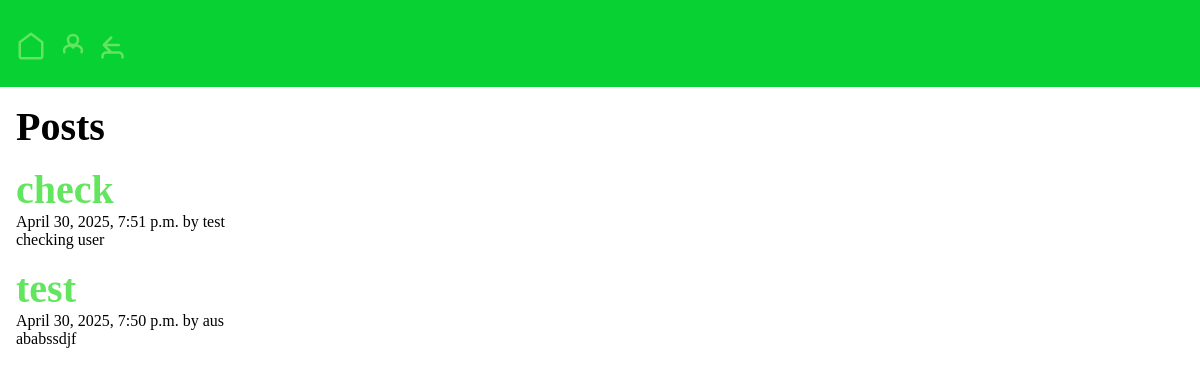
/posts/, run on the app's committed database.
### posts/models.py (models this page shows, shortened)
class Post(models.Model):
    title = models.CharField(max_length=75)
    body = models.TextField()
    slug = models.SlugField()
    date = models.DateTimeField(auto_now_add=True)
    banner = models.ImageField(default= 'fallback.png', blank = True)
    author = models.ForeignKey(User, on_delete=models.CASCADE, default=None)

### posts/views.py (the view)
# urls.py: path('', views.posts_list, name = "list"),
def posts_list(request):
    posts = Post.objects.all().order_by('-date')
    return render(request, 'posts/posts_list.html', {'posts': posts})

### posts/templates/posts/posts_list.html (shortened to what this page needs)
{% extends 'layout.html' %}
{% block content %}
    <section>
    <h1>Posts </h1>
    {% for post in posts%}
        <article class = "post">
            <h2>
                <a href = "{% url 'posts:page' slug=post.slug %}">
                {{ post.title }}
                </a>
            </h2>
            <p>{{ post.date }} by {{ post.author }}</p>
            <p>{{ post.body }}</p>
        </article>
    {%endfor%}
    </section>
{% endblock %}

### static/static/css/style.css (style rules this page uses)
* { margin: 0; padding: 0; box-sizing: border-box; }
body { min-height: 100vh; background-color: white; color: black; font-size: 3rem; }
section { display: flex; flex-flow: column; gap: 1rem; }
h1, h2 { font-size: 2.5rem; }
p { font-size: 1rem; }
a { text-decoration: none; color: #63e55f; }

### data on the page
Post: title "check", date "April 30, 2025, 7:51 p.m.", author "test", body "checking user"
Post: title "test", date "April 30, 2025, 7:50 p.m.", author "aus", body "ababssdjf"
